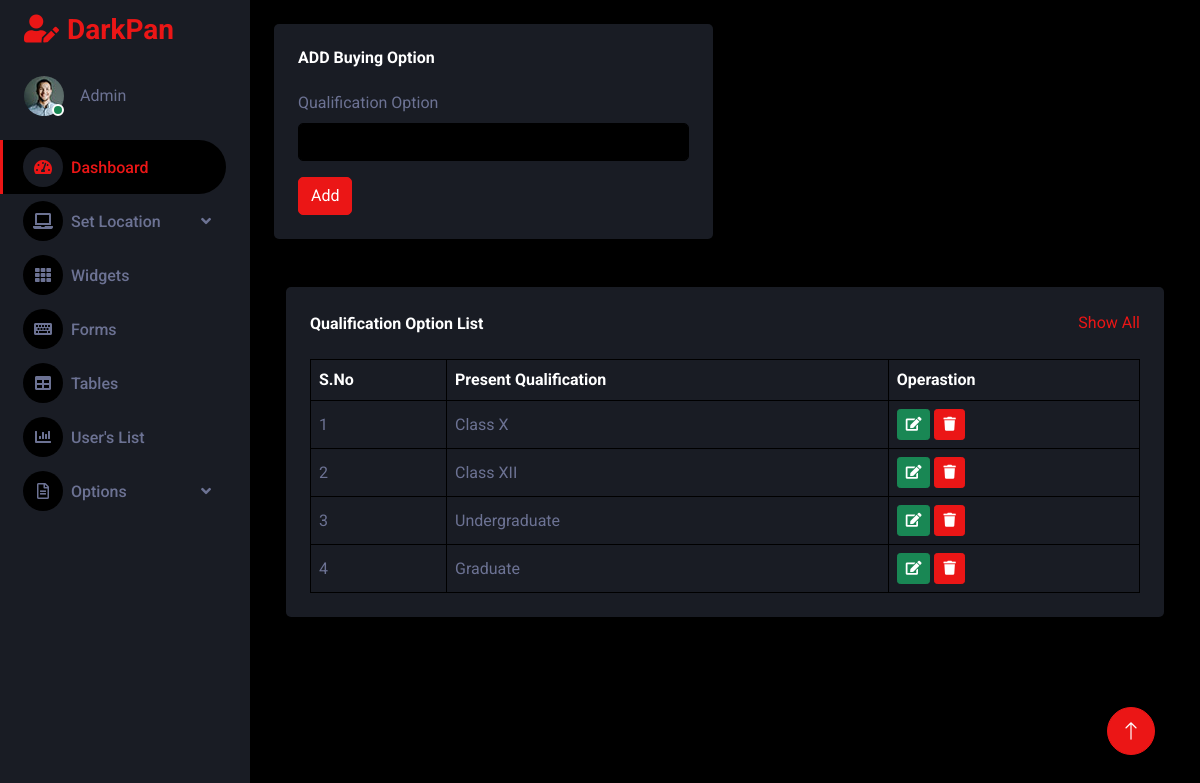
Page /admin-app/buying/ on the committed database.
### Supplier/models.py (models this page shows, shortened)
class Qualification(models.Model):
    opetion = models.CharField(max_length=100)

### MyAdmin/views.py (the view, shortened to what this page needs)
# urls.py: path('buying/', views.BuyOption, name='buying'),
def BuyOption(request):
    data = Qualification.objects.all()
    return render(request, "admin/buy_option.html", {'data':data})

### templates/admin/buy_option.html (shortened to what this page needs)
{% extends 'admin/dashboard.html' %}
     {% block content %}
            <div class="content">
            <div class="container-fluid pt-4 px-4">
                <div class="row g-4">
                    <div class="col-sm-12 col-xl-6">
                        <div class="bg-secondary rounded h-100 p-4">
                            <h6 class="mb-4">ADD Buying Option</h6>
                            <form method="post">
                                <div class="mb-3">
                                    <label for="exampleInputEmail1" class="form-label">Qualification Option</label>
                                    <input type="text" class="form-control" id="exampleInputEmail1" name="name">
                                </div>
                                <button type="submit" class="btn btn-primary">Add</button>
                            </form>
                        </div>
                    </div>
                   <div class="container-fluid pt-4 px-4">
                    <div class="bg-secondary text-center rounded p-4">
                        <div class="d-flex align-items-center justify-content-between mb-4">
                            <h6 class="mb-0">Qualification Option List</h6>
                            <a href="">Show All</a>
                        </div>
                        <div class="table-responsive">
                            <table class="table text-start align-middle table-bordered table-hover mb-0">
                                <thead>
                                    <tr class="text-white">
                                        <th scope="col">S.No</th>
                                        <th scope="col">Present Qualification</th>
                                        <th scope="col">Operastion</th>
                                    </tr>
                                </thead>
                                <tbody>
                                    {% for name in data %}
                                    <tr>
                                        <td>{{forloop.counter}}</td>
                                        <td>{{ name.opetion }}</td>
                                        <td>
                                            <a href="{% url 'edit_b' id=name.id %}"><button class="btn btn-sm btn-success"><i class="fa fa-edit"></i></button></a>
                                            <a href="{% url 'delete_b' id=name.id %}"><button class="btn btn-sm btn-primary"><i class="fa fa-trash"></i></button> </a>
                                        </td>
                                    </tr>
                                   {% endfor %}
                                </tbody>
                            </table>
                        </div>
                    </div>
                </div>
                </div>
            </div>
        </div>
{% endblock content %}

### static/css/style.css (style rules this page uses)
:root { --primary: #EB1616; --secondary: #191C24; --light: #6C7293; --dark: #000000; }
.btn { transition: .5s; }
.content { margin-left: 250px; min-height: 100vh; background: var(--dark); transition: 0.5s; }
@media (min-width: 992px) { .content { width: calc(100% - 250px); } }
* { margin: 0px; padding: 0px; box-sizing: border-box; }
body { font-family: "Roboto", sans-serif; background: #f0f2f7; }

### rows in the picture
Qualification: opetion "Class X"
Qualification: opetion "Class XII"
Qualification: opetion "Undergraduate"
Qualification: opetion "Graduate"
